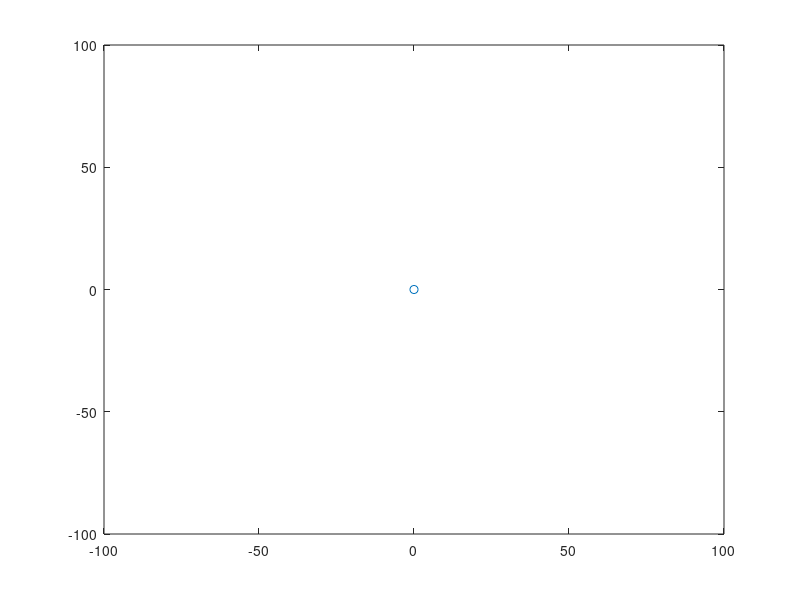

This figure's MATLAB source: (Note: this script raises an error after producing the figure.)
function motion_example()

% Setup the figure window
f = figure;
set(f,'KeyPressFcn', {@figure_KeyPressFcn});    % Set up the callback
set(f,'UserData', [0 0 0 0]);                   % store the x-position, y-position, x-velocity, y-velocity

userdata = get(f,'UserData');                   % retrieve the stored motion data
velocity = userdata(1:2);                       % extract motion data to variables
position = userdata(3:4);                       % extract motion data to variables

plot(position(1), position(2),'o');             % initial plot
axis([-100 100 -100 100]);

%setup the timer to repeat an infinite number of times at a 0.1 sec period
% specify the move_ball function to execute preriodically
% with an input parameter of the figure f - needed so that we can get the
% motion data when inside the callback
t = timer('TimerFcn', {@move_ball, f}, 'Period', 0.02, 'TasksToExecute', inf, 'ExecutionMode', 'FixedRate');

% start the timer
start(t);
end

% -----------------------------------------
% Callback that executes when a key is pressed
function figure_KeyPressFcn(hObject, eventdata)
    % Which key was pressed?
    the_key_pressed = eventdata.Key;
    
    % retrieve the stored motion data
    userdata = get(hObject, 'UserData');
    
    % update the velocity based on which key was pressed
    u = [0,0];
    switch the_key_pressed
        case 'downarrow'
            u(2) = -1;
        case 'uparrow'
            u(2) = 1;
        case 'leftarrow'
            u(1) = -1;
        case 'rightarrow'
            u(1) = 1;
        otherwise
            disp('unknown key');
    end

    userdata = model(userdata, u, 0.01);

    % update the stored motion data
    set(hObject, 'UserData', userdata);
end

% -----------------------------------------
% CALLBACK which moves the ball and draws itclean
function move_ball(hObject, eventdata, f)

% retrieve the stored motion data
userdata = get(f, 'UserData');

% extract the individual motion components
velocity = userdata(1:2);
position = userdata(3:4);

% is new positon within figure bounds?
% if not - then don't change the position
new_position = position + velocity;

if (abs(new_position(1)) > 100 | abs(new_position(2)) > 100)
    new_position = position;
end

%update the stored motion data
userdata(3:4) = new_position;
set(f, 'UserData', userdata);

% redraw the ball
plot(new_position(1), new_position(2),'o');
axis([-100 100 -100 100]);
title(['Velocity vector is : (', num2str(round(userdata(1) * 10) /10), ' , ', num2str(round(userdata(2) * 10)/10), ')']);
end